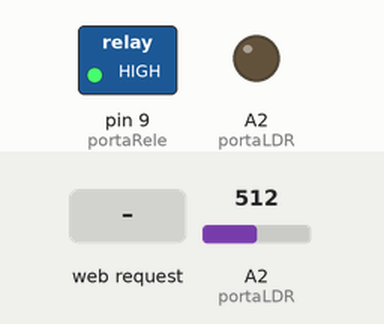
Recording of a sketch running on a simulated Arduino Uno, built with avr-gcc and run on an emulated ATmega328P. Shown: switched loads named in the sketch (green lamp = pin HIGH), output pins drawn as LEDs (lit = HIGH). Inputs (shaded band) come from the test bench; at power-on: A2 (portaLDR) = 512.

Above: at 1.2 s.
1.3 s: A2 (portaLDR) set to 790
2.8 s: A2 (portaLDR) set to 808
At 3.9 s:
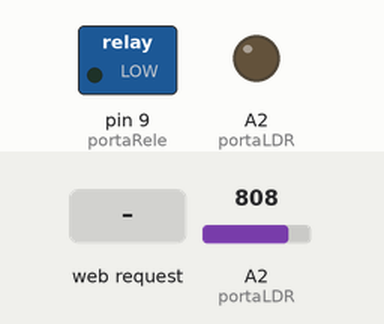
4.3 s: HTTP request GET /?LDR=0 received
5.8 s: HTTP request GET /?RELE=0 received
At 6.3 s:
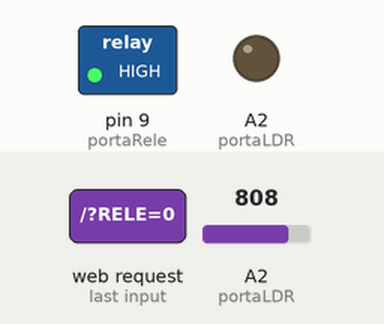
7.3 s: HTTP request GET /?LDR=1 received
At 8.5 s:
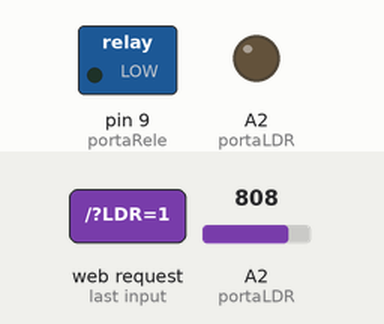
8.8 s: A2 (portaLDR) set to 716
At 9.7 s:
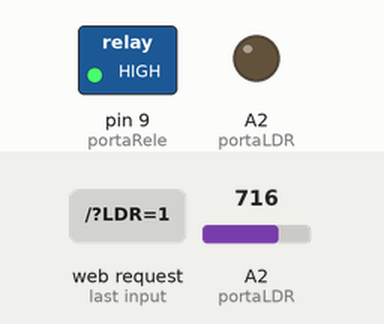
Timing chart, 0 to 11.3 s (numbered marks = the images above; inputs shaded):
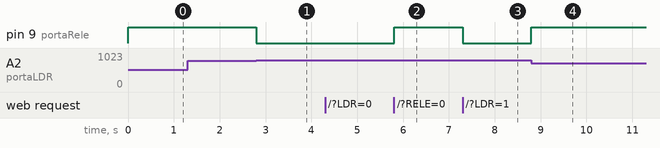

Measured:
- the behaviour switches between 800 and 801 on A2 (portaLDR) (found by bisection; images 0 and 1)
- after the input at 1.3 s, every drawn part: stays the same
- after the input at 2.8 s, pin 9 (portaRele): HIGH → LOW at once
- after the input at 5.8 s, pin 9 (portaRele): LOW → HIGH at once
- after the input at 7.3 s, pin 9 (portaRele): HIGH → LOW at once
- after the input at 8.8 s, pin 9 (portaRele): LOW → HIGH at once

The sketch:

Exemplo_controle_ldr_rele.ino
```cpp
/*ONDE EXISTIR "//" SIGNIFICA QUE É UM COMENTÁRIO REFERENTE A LINHA*/

//INCLUSÃO DAS BIBLIOTECAS NECESSÁRIAS PARA A EXECUÇÃO DO CÓDIGO

#include <SPI.h>
#include <Client.h>
#include <Ethernet.h>
#include <Server.h>
#include <Udp.h>
byte mac[] = { 0xDE, 0xAD, 0xBE, 0xEF, 0xFE, 0xED }; // NÃO PRECISA MEXER
byte ip[] = { 192, 168, 0, 177 }; // COLOQUE UMA FAIXA DE IP DISPONÍVEL DO SEU ROTEADOR. EX: 192.168.1.110  **** ISSO VARIA, NO MEU CASO É: 192.168.0.177
byte gateway[] = { 192, 168, 0, 1 };// MUDE PARA O GATEWAY PADRÃO DO SEU ROTEADOR **** NO MEU CASO É O 192.168.0.1
byte subnet[] = { 255, 255, 255, 0 }; //NÃO PRECISA MEXER
EthernetServer server(80); //CASO OCORRA PROBLEMAS COM A PORTA 80, UTILIZE OUTRA (EX:8082,8089)
byte sampledata=50;

int portaRele = 9; // PORTA UTILIZADA PELO RELÉ
int portaLDR = A2; // PORTA ANALÓGICA UTILIZADA PELO LDR
int estado; // VARIÁVEL QUE RECEBE O STATUS ATUAL DO LDR
int stLDR = 1; // VARIÁVEL QUE CONTROLA O STATUS DO LDR(LIGADO/DESLIGADO)
int st = 0; // VARIÁVEL QUE IDENTIFICA O STATUS ATUAL DO RELÉ(LIGADO/DESLIGADO)

String readString = String(30); //CRIA UMA STRING CHAMADA "readString"

String RELE; // DECLARAÇÃO DE VARIÁVEL DO TIPO STRING
String LDR; // DECLARAÇÃO DE VARIÁVEL DO TIPO STRING

void setup(){
  pinMode(portaRele, OUTPUT); // DEFINE A portaRele COMO SAÍDA
  pinMode(portaLDR, INPUT); // DEFINE A portaLDR COMO ENTRADA
  digitalWrite(portaRele, HIGH); // RELÉ INICIA DESLIGADO
  Ethernet.begin(mac, ip, gateway, subnet); // INICIALIZA A CONEXÃO ETHERNET

}
void loop(){
  if(stLDR == 1){ // SE VARIAVEL IGUAL A 1 FAZ
    LDR = "LDRLIG,"; // VARIAVEL RECEBE O VALOR
  estado = analogRead(portaLDR); // VARIÁVEL RECEBE A LEITURA FEITA NA PORTA ANALÓGICA

  if (estado > 800)  // SE VARIÁVEL MAIOR QUE 800 FAZ
  {
    digitalWrite(portaRele, LOW); // ACIONA O RELÉ  PARA ACENDER A LÂMPADA
    RELE = "LLIG"; // VARIÁVEL RECEBE O VALOR
    st = 1;  // VARIÁVEL RECEBE O VALOR
  }
  else // SENÃO
  {
    digitalWrite(portaRele, HIGH); // RELÉ PERMANECE DESLIGADO
    RELE = "LDESLIG"; // VARIÁVEL RECEBE O VALOR
    st = 0; // VARIÁVEL RECEBE O VALOR
  }
 }

EthernetClient client = server.available(); // CRIA UMA VARIÁVEL CHAMADA client
  if (client) { //SE EXISTE CLIENTE
    while (client.connected()) { // ENQUANTO  EXISTIR CLIENTE CONECTADO
   if (client.available()) { // SE EXISTIR CLIENTE HABILITADO
    char c = client.read(); // CRIA A VARIÁVEL c

    if (readString.length() < 100) // SE O ARRAY FOR MENOR QUE 100
      {
        readString += c; // "readstring" VAI RECEBER OS CARACTERES LIDO
      }
        if (c == '\n') { // SE ENCONTRAR "\n" É O FINAL DO CABEÇALHO DA REQUISIÇÃO HTTP
          if (readString.indexOf("?") <0) //SE ENCONTRAR O CARACTER "?"
          {
          }
          else // SENÃO
        if(readString.indexOf("LDR=1") >0){ // SE ENCONTRAR O PARÂMETRO "LDR=1"
           pinMode(portaLDR, INPUT); // ATIVA A PORTA REFERENTE AO LDR
           stLDR = 1; // VARIÁVEL RECEBE O VALOR
           }
           if(readString.indexOf("LDR=0") >0){ // SE ENCONTRAR O PARÂMETRO "LDR=0"
             stLDR = 0; // VARIÁVEL RECEBE O VALOR
             analogWrite(portaLDR, 127); // SETA A PORTA ANALÓGICA EM NÍVEL BAIXO(DESLIGADA)
             if(st == 1){ // SE VARIÁVEL IGUAL A 1 FAZ
               digitalWrite(portaRele, LOW); // ACIONA O RELÉ  PARA ACENDER A LÂMPADA
             }
             LDR = "LDRDESLIG,"; // VARIÁVEL RECEBE O VALOR
           }
           if(readString.indexOf("RELE=1") >0){ // SE ENCONTRAR O PARÂMETRO "RELE=1"
             digitalWrite(portaRele, LOW); // ACIONA O RELÉ  PARA ACENDER A LÂMPADA
             RELE = "LLIG"; // VARIÁVEL RECEBE O VALOR
           }
           if(readString.indexOf("RELE=0") >0){ // SE ENCONTRAR O PARÂMETRO "RELE=0"
             digitalWrite(portaRele, HIGH); // DESLIGA O RELÉ
             RELE = "LDESLIG"; // VARIÁVEL RECEBE O VALOR
           }

           client.println("HTTP/1.1 200 OK"); // ESCREVE PARA O CLIENTE A VERSÃO DO HTTP
           client.println("Content-Type: text/html"); // ESCREVE PARA O CLIENTE O TIPO DE CONTEÚDO(texto/html)
           client.println();

           client.println(LDR); // RETORNA PARA O CLIENTE INFORMAÇÕES DO LDR
           client.println(RELE); // RETORNA PARA O CLIENTE INFORMAÇÕES DO RELÉ

           readString="";
          client.stop(); // FINALIZA A REQUISIÇÃO HTTP
            }
          }
        }
      }
 }
```
